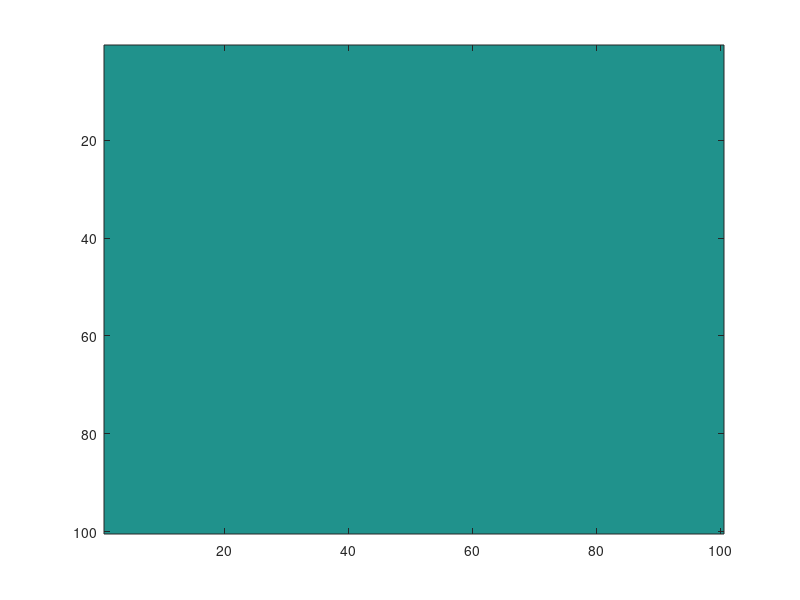
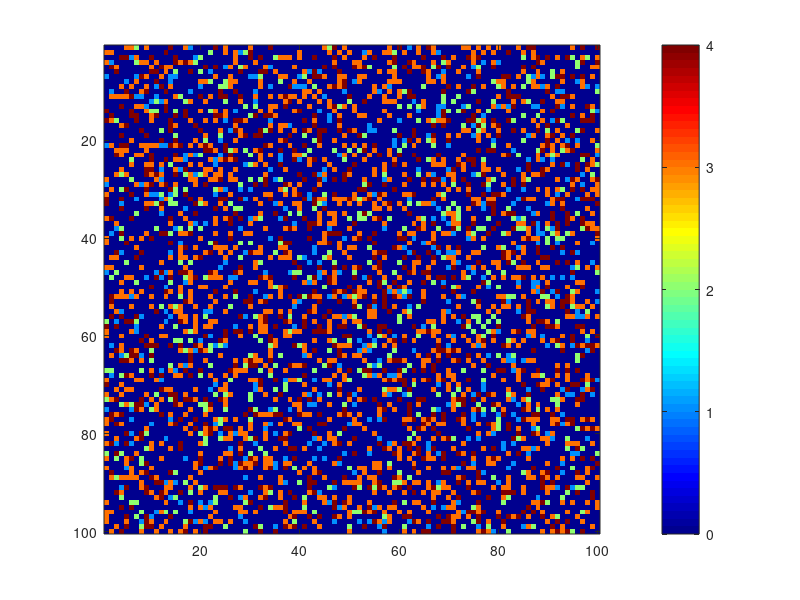

Source code (MATLAB) for these figures, in order: (Note: this script raises an error after producing the figures.)
clear all;
%input grid number
n = 100;

I = zeros(n); %create grid

imagesc(I);

%generate initial state
for i = 1:n
    for j = 1:n
        initial_state = rand;
        if initial_state < 0.05 
            I(i,j) = 1;
        elseif initial_state < 0.1
            I(i,j) = 2;
        elseif initial_state< 0.25
            I(i,j) = 3;
        elseif initial_state< 0.35
            I(i,j) = 4;
        end
            

    end
end
%


t = 0;


figure('position', [0, 0, 700, 600])
imagesc(I);
colormap jet
caxis([0 4]);
colorbar('Ticks',[0,1,2,3,4],'TickLabels',{'waiting','growing','reproducing','aging','dead'},'FontSize',14)
title(sprintf('Simulation of population t =  %s', string(t)),'FontSize',16)
axis tight manual 
set(gca,'nextplot','replacechildren'); 



waitforbuttonpress;

%for tentime = 1:10
for t = 1:100
    
    I = transitown(n,I);

    
    %pause(0.1)
end
%to save the final state
fig1 = imagesc(I);
caxis([0 4]);
colorbar('Ticks',[0,1,2,3,4],'TickLabels',{'waiting','growing','reproducing','aging','dead'},'FontSize',14)   
title(sprintf('Simulation of population t =  %s', string(t)),'FontSize',16)

saveas(fig1,'mycell_automatat100.png');



           



